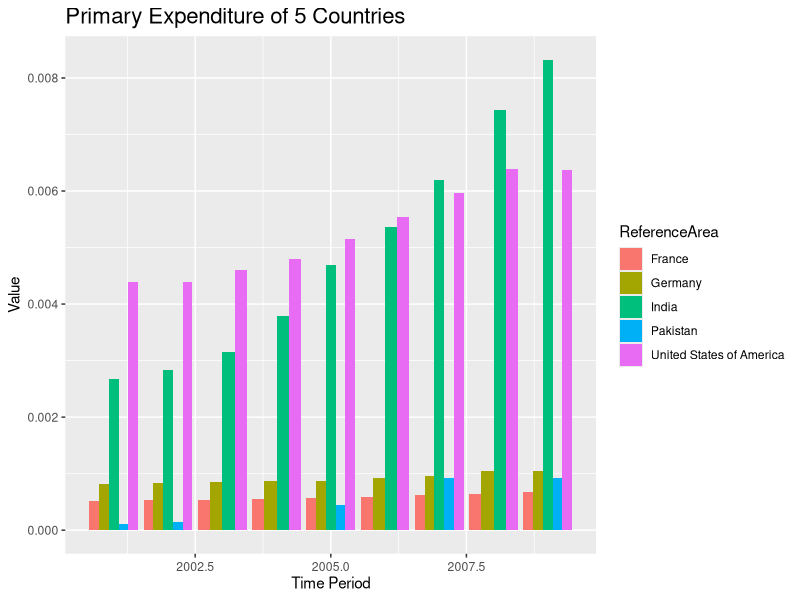
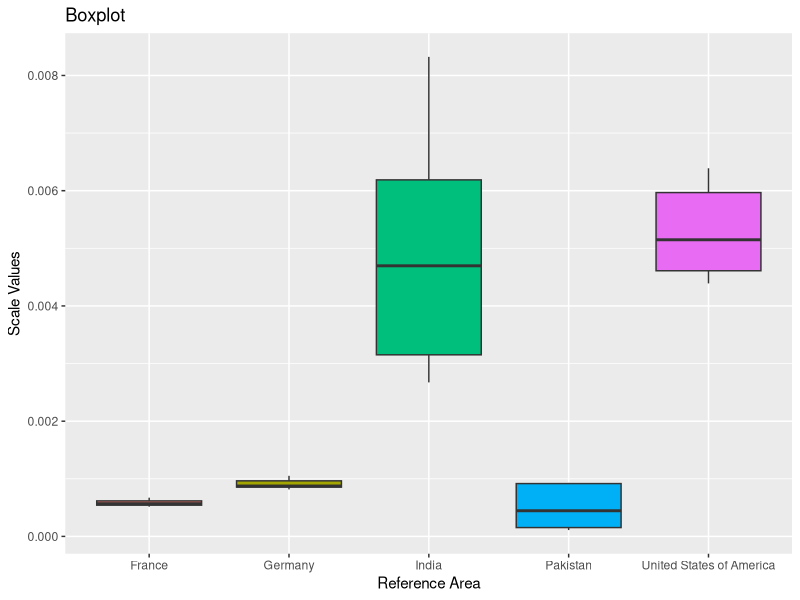
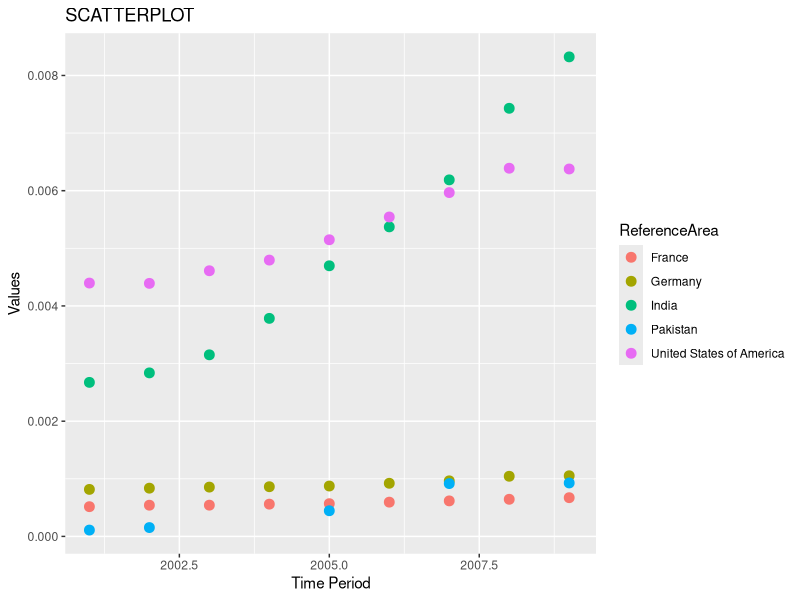
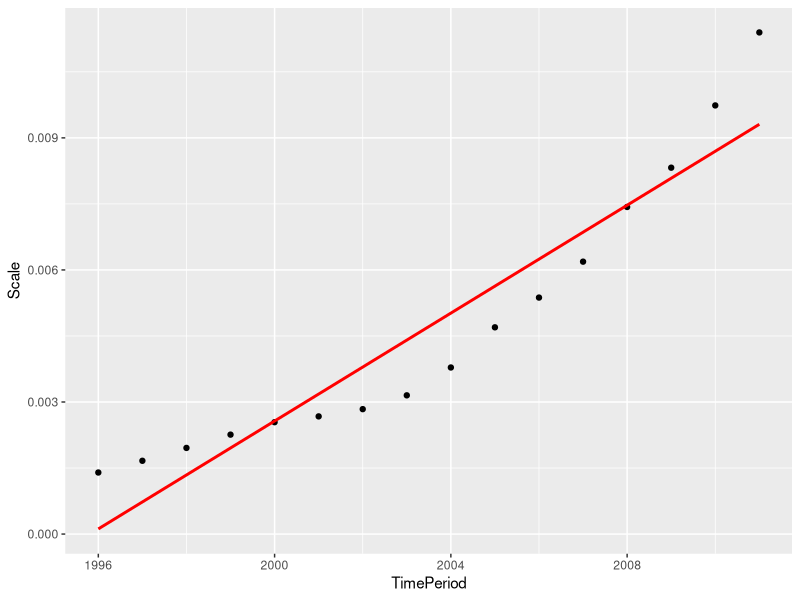

The R source for these figures, in order:
## ---- chunk 1
df <- read.csv("datasetHA.csv")
head(df)
## ---- chunk 2
head(df)
keeps <- c("Reference.Area", "Time.Period","Observation.Value")
df <- df[keeps]
head(df)
## ---- chunk 3
sum(is.null(df))
## ---- chunk 4
library(caret)
process <- preProcess(as.data.frame(df$Observation.Value), method = "range")
process
scale <- predict(process, as.data.frame(df$Observation.Value))
df <- cbind(df, scale)
colnames(df) <- c("ReferenceArea", "TimePeriod", "ObservationValue","Scale")
head(df)
## ---- chunk 5

library(dplyr)

df %>% filter(ReferenceArea == "India" ) -> a1
df %>% filter(ReferenceArea == "France" ) -> a2
df %>% filter(ReferenceArea == "Germany" ) -> a3
df %>% filter(ReferenceArea == "Pakistan" ) -> a4
df %>% filter(ReferenceArea == "United States of America" ) -> a5

train <- rbind(a1, a2, a3, a4, a5)

summary(df)
train %>% filter(TimePeriod > 2000 & TimePeriod < 2010) -> train

## ---- chunk 6

ggplot(train, aes(fill=ReferenceArea, y=Scale, x=TimePeriod))+geom_bar(position="dodge", stat="identity")+theme(axis.text.x =element_text(angle=0,vjust=0.5),plot.title=element_text(color="black",size=16))+labs(x="Time Period",y="Value",title="Primary Expenditure of 5 Countries")

## ---- chunk 7
ggplot(train,aes(ReferenceArea, Scale,fill=ReferenceArea))+geom_boxplot(outlier.color="red",outlier.shape=4,outlier.size = 4)+theme(legend.position = "dodge")+ggtitle("Boxplot")+xlab("Reference Area")+ylab("Scale Values")

## ---- chunk 8

str(train)
summary(train)
## ---- chunk 9

df %>% filter(TimePeriod == 2010) -> Hypotrain
meanObs <- mean(df$ObservationValue)
cat("Mean of Population Data: ",meanObs)
stdDev <- sd(df$ObservationValue)
cat("\n\nStandard Deviation of Population Data: ", stdDev)
Samean <- mean(Hypotrain$ObservationValue)
cat("\n\nMean of Sample Data: ",Samean)
Pval<- pnorm(meanObs,Samean,stdDev)
cat("\n\nP-Value: ",Pval)
if(Pval < 0.05){
  cat("\n\nReject null Hypothesis for 0.05")
}else{
  cat("\n\nDo not Reject null Hypothesis for 0.05")
}

if(Pval < 0.01){
  cat("\n\nReject null Hypothesis for 0.01")
}else{
  cat("\n\nDo not Reject null Hypothesis for 0.01")
}
## ---- chunk 10

head(train)

prcomtrain <- train[, 2:3]

head(prcomtrain)

prcom <- prcomp(prcomtrain, scale. = TRUE)
summary(prcom)

## ---- chunk 11

library(ggplot2)
ggplot(train,aes(TimePeriod,Scale,col=ReferenceArea))+geom_point(size=3)+geom_text(aes(label=""),size=3,nudge_x=0.050)+labs(title="SCATTERPLOT",x="Time Period",y="Values")
cor(train$TimePeriod, train$Scale)
Indi <- cor(a1$TimePeriod, a1$Scale)
Frn <- cor(a2$TimePeriod, a2$Scale)
Usa <- cor(a5$TimePeriod, a5$Scale)
Ger <- cor(a3$TimePeriod, a3$Scale)
Pak <- cor(a4$TimePeriod, a4$Scale)

fdata <- data.frame(C_name = rep(c('India', 'France', 'Germany', 'Pakistan', 'USA')),
                    Cor_Val = rep(c(Indi, Frn, Ger, Pak, Usa)))
fdata
## ---- chunk 12

l1 <- lm(Scale~TimePeriod, a1)
summary(l1)

#Predicted Values
prd <- predict(l1)
prd

#Confirming the Predicted Values
head(a1)

#Error Values
er <- a1$Scale - prd
er
 
#Scatter plot for India with Regression Line
ggplot(a1, aes(TimePeriod, Scale))+geom_point()+geom_smooth(method = "lm", formula = y~x, col="red", se=F)

